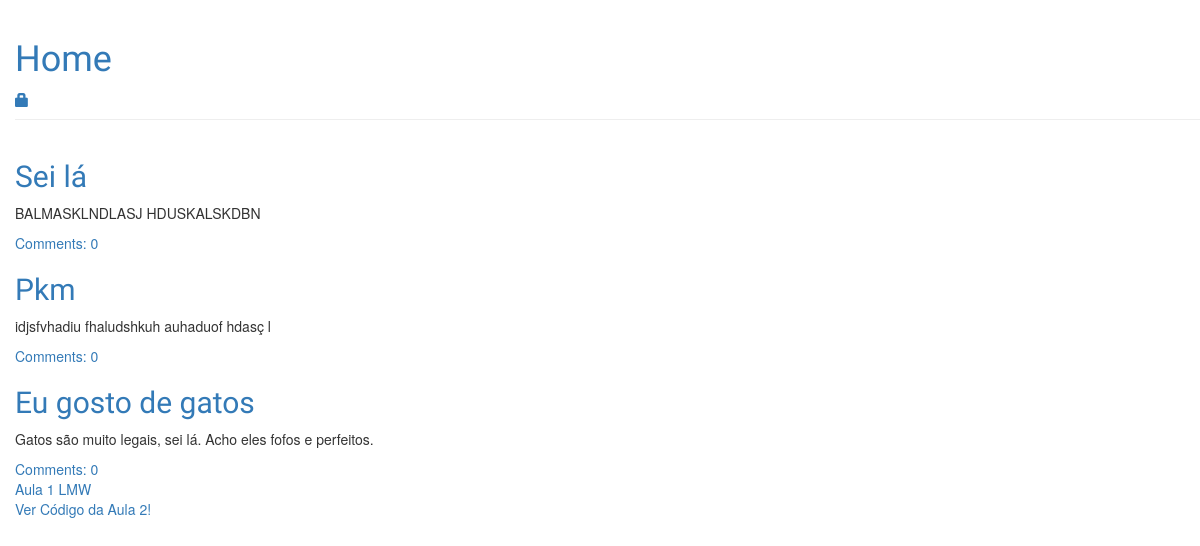
The app's page /, older data.
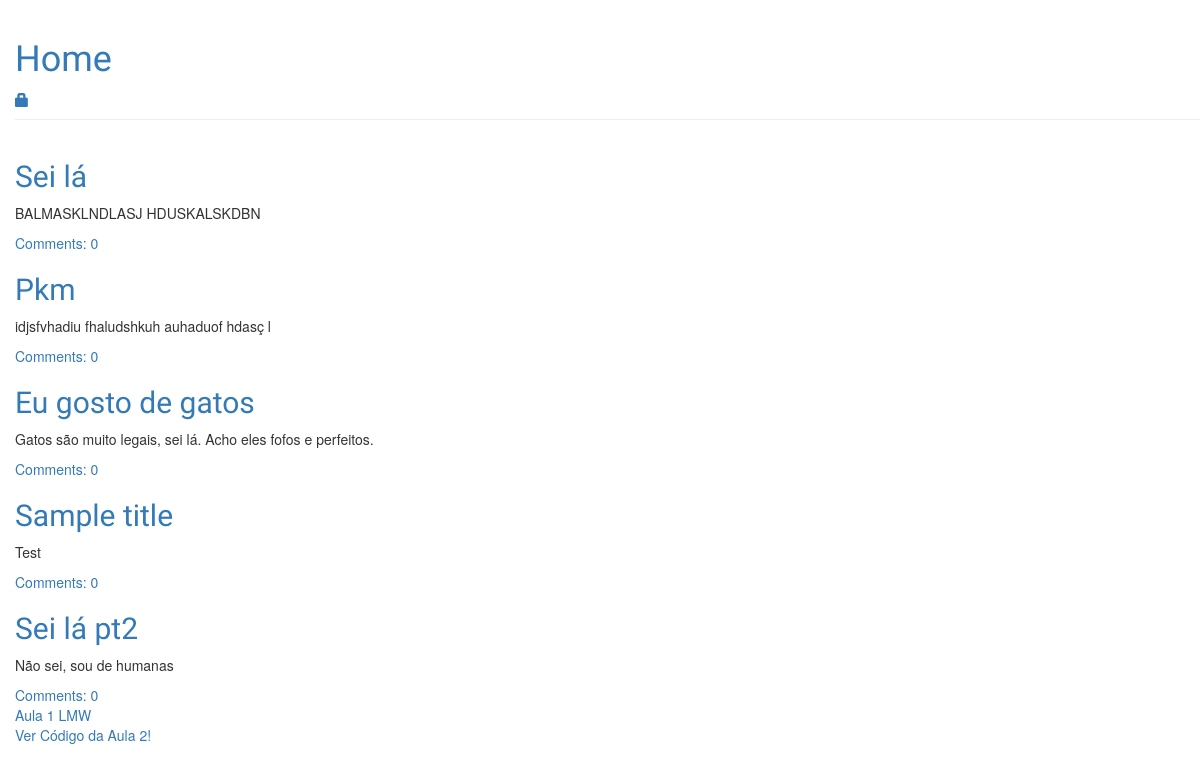
The same page, newer data.
### blog/models.py (models this page shows, shortened)
class Post(models.Model):
    author = models.ForeignKey(settings.AUTH_USER_MODEL, on_delete=models.CASCADE)
    title = models.CharField(max_length=200)
    text = models.TextField()
    created_date = models.DateTimeField(default=timezone.now)
    published_date = models.DateTimeField(blank=True, null=True)

### blog/views.py (the view)
# urls.py: path('', views.post_list, name='post_list'),
def post_list(request):
    posts = Post.objects.filter(published_date__lte=timezone.now()).order_by('published_date')
    return render(request, 'blog/post_list.html', {'posts': posts})

### blog/templates/blog/post_list.html
{% extends 'blog/base.html' %}
{% block content %}
    {% for post in posts %}
        <div>
            <h2><a href="{% url 'post_detail' pk=post.pk %}">{{ post.title }}</a></h2>
        <p> {{post.text|linebreaksbr }} </p>
        <a href="{% url 'post_detail' pk=post.pk %}">Comments: {{ post.comments.count }}</a>
        </div>
    {% endfor %}
{% endblock %}

### blog/templates/blog/base.html (shortened to what this page needs)
{% load static %}
<!DOCTYPE html>
<html lang="pt-BR">
    <head>
        <link rel="stylesheet" href="//maxcdn.bootstrapcdn.com/bootstrap/3.2.0/css/bootstrap.min.css">
        <link rel="stylesheet" href="//maxcdn.bootstrapcdn.com/bootstrap/3.2.0/css/bootstrap-theme.min.css">
        <link rel="stylesheet" href="{% static 'css/blog.css' %}">
    </head>
    <body>
        <div class="page-header">
            <h1><a href="/">Home</a></h1>
            {% if user.is_authenticated %}
                <a href="{% url 'post_new' %}" class="top-menu"><span class="glyphicon glyphicon-plus"></span></a>
                <a href="{% url 'post_draft_list' %}" class="top-menu"><span class="glyphicon glyphicon-edit"></span></a>
                <p class="top-menu">Hello {{ user.username }} <small>(<a href="{% url 'logout' %}">Log out</a>)</small></p>
            {% else %}
                <a href="{% url 'login' %}" class="top-menu"><span class="glyphicon glyphicon-lock"></span></a>
            {% endif %}
        </div>
        <div>
            <div class="row">
                <div class="col-md-8">
                {% block content %}
                {% endblock %}
                </div>
            </div>
        </div>
    </body>
    <footer>
        <a href="http://127.0.0.1:8000/aula_um/"> Aula 1 LMW </a>
        <br>
        <a href="http://127.0.0.1:8000/aula_dois/"> Ver Código da Aula 2!</a>
    </footer>
</html>

### blog/static/css/blog.css (style rules this page uses)
h1, h2 { color: #50e1fb; font-family: 'Lobster'; }
body { padding-left: 15px; }

Row changes from the older to the newer data that the page shows:
added Post: title "Sample title", text "Test", comments.count "0"
added Post: title "Sei lá pt2", text "Não sei, sou de humanas", comments.count "0"
